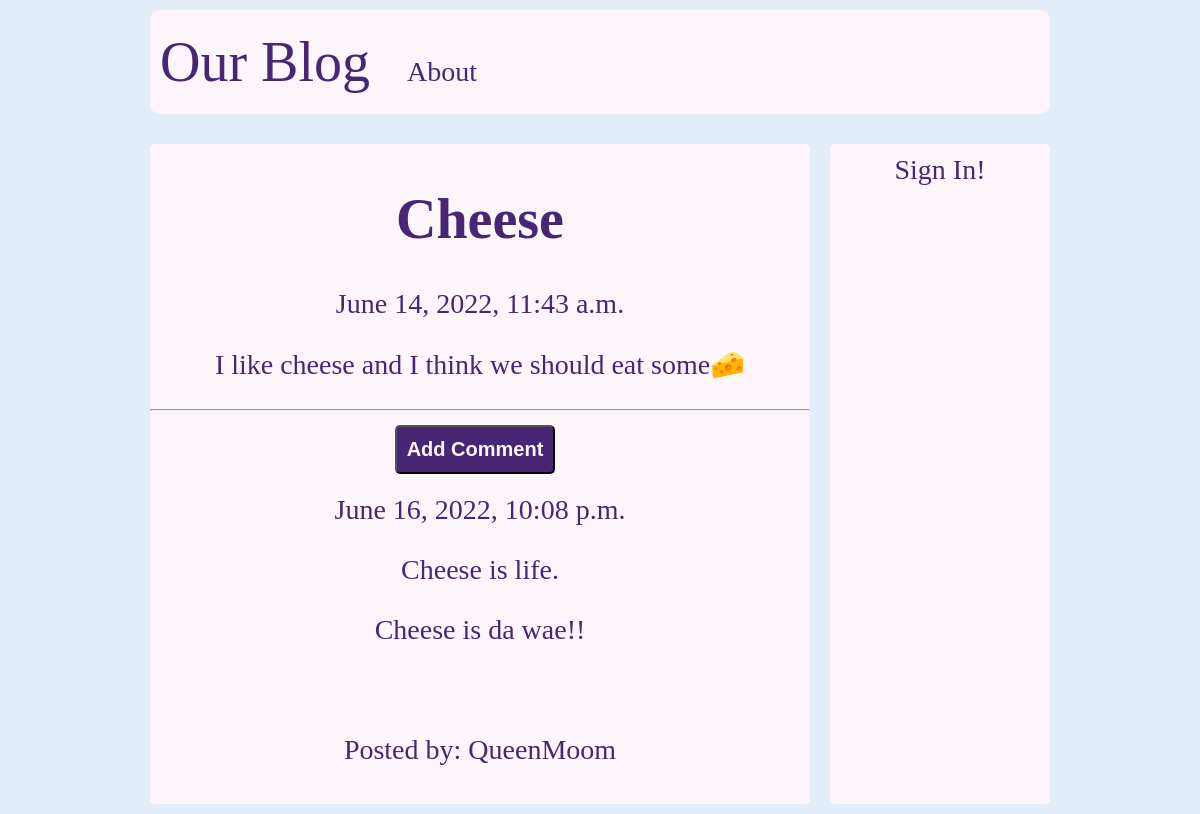
The app's page /post/38/ with its own data.
### blog_app/models.py (models this page shows, shortened)
class Post(models.Model):
    author = models.ForeignKey('auth.User', on_delete=models.CASCADE)
    title = models.CharField(max_length=200)
    text = models.TextField()
    created_date = models.DateTimeField(default = timezone.now)
    published_date = models.DateTimeField(blank=True, null=True)

class Comment(models.Model):
    post = models.ForeignKey('blog_app.Post', related_name='comments', on_delete=models.CASCADE)
    author = models.CharField(max_length=200)
    text = models.TextField()
    created_date = models.DateTimeField(default=timezone.now)
    approved_comment = models.BooleanField(default=False)

### blog_app/views.py (the view)
# urls.py: path('post/<int:pk>/', views.PostDetailView.as_view(), name='post_detail'),
class PostDetailView(DetailView):
    model = Post

### blog_app/templates/blog_app/post_detail.html (shortened to what this page needs)
{% extends 'blog_app/base.html' %}
{% block main %}
  <main class="main-structure">
    <h1>{{ post.title }}</h1>
    {% if post.published_date %}
      <p class="utc-time">{{ post.published_date }}</p>
    {% else %}
      <a class="no-hover" href="{% url 'blog_app:post_publish' pk=post.pk %}"><button class="btn">Publish</button></a>
    {% endif %}
    <p>{{ post.text|safe|linebreaksbr }}</p>
    <hr>
    <a class="no-hover" href="{% url 'blog_app:add_comment_to_post' pk=post.pk %}"><button class="btn margin-bottom">Add Comment</button></a>
    {% for comment in post.comments.all %}
      <br>
      {% if user.is_authenticated or comment.approved_comment %}
        {{ comment.created_date }}
        <p>{{ comment.text|safe|linebreaksbr }}</p>
        <p>Posted by: {{ comment.author }}</p>
      {% endif %}
      {% empty %}
      <p>No Comments!</p>
    {% endfor %}
  </main>
{% endblock %}

### blog_app/static/blog_app/css/blog.css (style rules this page uses)
html { font-size: 10px; font-family: Times, "Times New Roman", Georgia, serif; --primary-color: #301008; --secondary-color: #ed0b70; --main-bg-color: #e3ecfa; --main-font-color: #482673; --secondary-bg-color: #fcf5fc; }
body { background-color: var(--main-bg-color); color: var(--main-font-color); font-size: calc(1.6rem + 1vw); }
a { text-decoration: none; padding: 1rem; margin-right: 1rem; color: var(--main-font-color); }
.margin-bottom { margin-bottom: 2rem; }
main { background-color: var(--secondary-bg-color); border-radius: 5px; }
.main-structure { text-align: center; margin: 10px 10%; padding: 5px 0px 10px 0px; }
.btn { color: var(--secondary-bg-color); background-color: var(--main-font-color); padding: 10px; text-align: center; border-radius: 5px; font-weight: bold; line-height: 25px; font-size: 2.0rem; }
@media screen and (min-width: 56rem) { body { display: grid; grid-template-areas: "header header" "main aside"; grid-template-columns: minmax(0,3fr) 1fr; gap: 20px; margin: 10px 15rem; } }
@media screen and (min-width: 56rem) { .main-structure { grid-area: main; margin: 10px 0 0 0; } }

### records on screen
Post: title "Cheese", published_date "June 14, 2022, 11:43 a.m.", text "I like cheese and I think we should eat some🧀"
Comment: created_date "June 16, 2022, 10:08 p.m.", text "Cheese is life. Cheese is da wae!!", author "QueenMoom"
